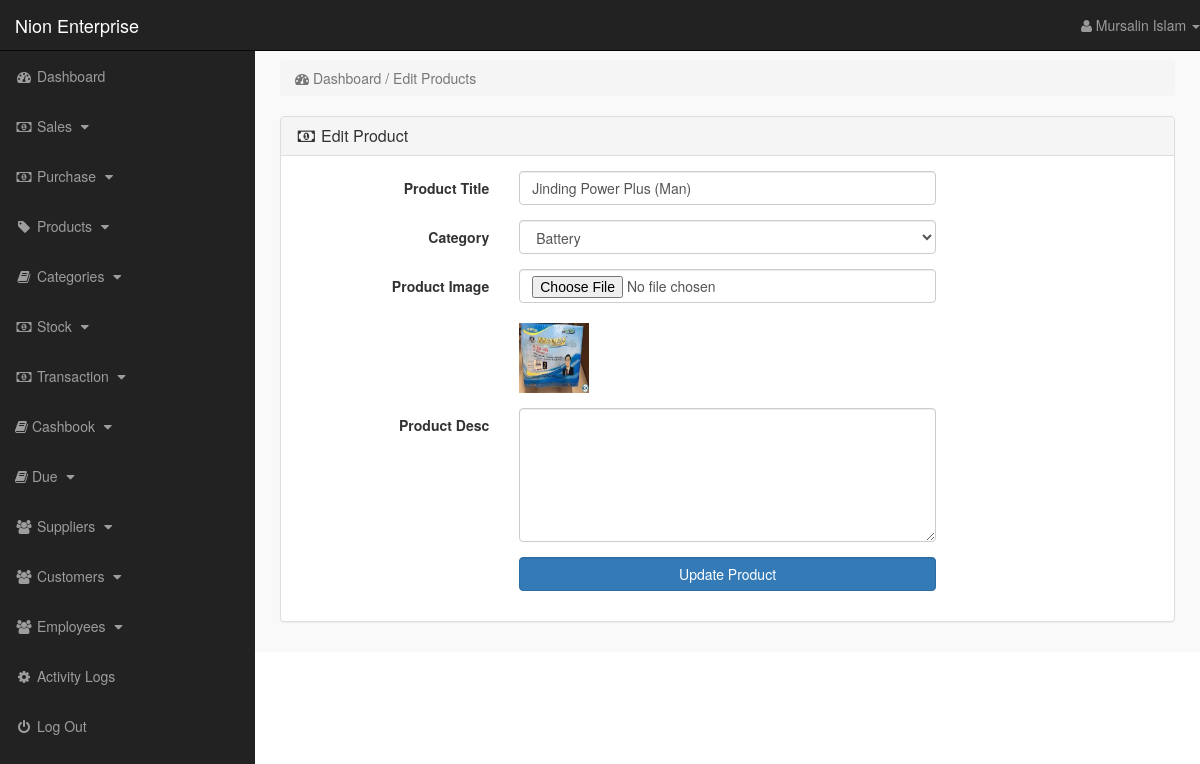
Page /index.php?edit_product=1 (signed in) on the committed database.
### tables this page shows
CREATE TABLE `products` (
  `product_id` int(11) NOT NULL,
  `product_name` text,
  `product_cat` text,
  `date` datetime NOT NULL DEFAULT CURRENT_TIMESTAMP,
  `product_details` text,
  `product_img` text
);

CREATE TABLE `categories` (
  `cat_id` int(10) NOT NULL,
  `cat_title` text,
  `cat_desc` text
);

### edit_product.php (the view, shortened to what this page needs)
<?php
    if(!isset($_SESSION['admin_email'])){
        echo "<script>window.open('login.php','_self')</script>";
    }else{
?>
<?php
    if(isset($_GET['edit_product'])){
        $edit_id = $_GET['edit_product'];
        $get_p = "select * from products where product_id='$edit_id'";
        $run_edit = mysqli_query($con,$get_p);
        $row_edit = mysqli_fetch_array($run_edit);
        $p_title = $row_edit['product_name'];
        $cat = $row_edit['product_cat'];
        $p_image1 = $row_edit['product_img'];
        $p_desc = $row_edit['product_details'];
    }
        $get_cat = "select * from categories where cat_id='$cat'";
        $run_cat = mysqli_query($con,$get_cat);
        $row_cat = mysqli_fetch_array($run_cat);
        $cat_title = $row_cat['cat_title'];
?>
<!DOCTYPE html>
<html lang="en">
<head>
</head>
<body>
<div class="row">
    <div class="col-lg-12">
        <ol class="breadcrumb">
            <li class="active">
                <i class="fa fa-dashboard"></i> Dashboard / Edit Products
            </li>
        </ol>
    </div>
</div>
<div class="row">
    <div class="col-lg-12">
        <div class="panel panel-default">
           <div class="panel-heading">
               <h3 class="panel-title">
                   <i class="fa fa-money fa-fw"></i> Edit Product
               </h3>
           </div>
           <div class="panel-body">
               <form method="post" class="form-horizontal" enctype="multipart/form-data">
                   <div class="form-group">
                      <label class="col-md-3 control-label"> Product Title </label>
                      <div class="col-md-6">
                          <input name="product_title" type="text" class="form-control"  value="<?php echo $p_title; ?>">
                      </div>
                   </div>
                   <div class="form-group">
                      <label class="col-md-3 control-label"> Category </label>
                      <div class="col-md-6">
                          <select name="cat" class="form-control">
                              <option value="<?php echo $cat; ?>"> <?php echo $cat_title; ?> </option>
                          </select>
                      </div>
                   </div>
                   <div class="form-group">
                      <label class="col-md-3 control-label"> Product Image </label>
                      <div class="col-md-6">
                          <input name="product_img1" type="file" class="form-control" value = "<?php echo $p_image1; ?>" >
                          <br>
                          <img width="70" height="70" src="product_images/<?php echo $p_image1; ?>" alt="<?php echo $p_image1; ?>">
                      </div>
                   </div>
                   <div class="form-group">
                      <label class="col-md-3 control-label"> Product Desc </label>
                      <div class="col-md-6">
                          <textarea name="product_desc" cols="19" rows="6" class="form-control">
                              <?php echo $p_desc; ?>
                          </textarea>
                      </div>
                   </div>
                   <div class="form-group">
                      <label class="col-md-3 control-label"></label>
                      <div class="col-md-6">
                          <input name="update" value="Update Product" type="submit" class="btn btn-primary form-control">
                      </div>
                   </div>
               </form>
           </div>
        </div>
    </div>
</div>
</body>
</html>
<?php } ?>

### includes/sidebar.php (shortened to what this page needs)
<?php
    if(!isset($_SESSION['admin_email'])){
        echo "<script>window.open('login.php','_self')</script>";
    }else{
?>
<!DOCTYPE html>
<html lang="en">
<head>
    <link rel="stylesheet" href="css/bootstrap-337.min.css">
    <link rel="stylesheet" href="font-awsome/css/font-awesome.min.css">
    <link rel="stylesheet" href="css/style.css">
</head>
<nav class="navbar navbar-inverse navbar-fixed-top">
    <div class="navbar-header">
        <a href="index.php?dashboard" class="navbar-brand">Nion Enterprise</a>
    </div>
    <ul class="nav navbar-right top-nav">
        <li class="dropdown">
            <a href="#" class="dropdown-toggle" data-toggle="dropdown">
                <i class="fa fa-user"></i> <?php echo $admin_name;  ?> <b class="caret"></b>
            </a>
        </li>
    </ul>
    <div class="collapse navbar-collapse navbar-ex1-collapse">
        <ul class="nav navbar-nav side-nav">
            <li>
                <a href="index.php?dashboard">
                        <i class="fa fa-fw fa-dashboard"></i> Dashboard
                </a>
            </li>
            <li>
                <a href="#" data-toggle="collapse" data-target="#sales">
                        <i class="fa fa-fw fa-money"></i> Sales
                        <i class="fa fa-fw fa-caret-down"></i>
                </a>
            </li>
            <li>
                <a href="#" data-toggle="collapse" data-target="#purchase">
                        <i class="fa fa-fw fa-money"></i> Purchase
                        <i class="fa fa-fw fa-caret-down"></i>
                </a>
            </li>
            <li>
                <a href="#" data-toggle="collapse" data-target="#products">
                        <i class="fa fa-fw fa-tag"></i> Products
                        <i class="fa fa-fw fa-caret-down"></i>
                </a>
            </li>
            <li>
                <a href="#" data-toggle="collapse" data-target="#cat">
                        <i class="fa fa-fw fa-book"></i> Categories
                        <i class="fa fa-fw fa-caret-down"></i>
                </a>
            </li>
            <li>
                <a href="#" data-toggle="collapse" data-target="#stock">
                    <i class="fa fa-fw fa-money"></i> Stock
                    <i class="fa fa-fw fa-caret-down"></i>
                </a>
            </li>
            <li>
                <a href="#" data-toggle="collapse" data-target="#transaction">
                        <i class="fa fa-fw fa-money"></i> Transaction
                        <i class="fa fa-fw fa-caret-down"></i>
                </a>
            </li>
            <li>
                <a href="#" data-toggle="collapse" data-target="#cashbook">
                        <i class="fa fa-book"></i> Cashbook
                        <i class="fa fa-fw fa-caret-down"></i>
                </a>
            </li>
            <li>
                <a href="#" data-toggle="collapse" data-target="#due">
                        <i class="fa fa-book"></i> Due
                        <i class="fa fa-fw fa-caret-down"></i>
                </a>
            </li>
            <li>
                <a href="#" data-toggle="collapse" data-target="#suppliers">
                        <i class="fa fa-fw fa-users"></i> Suppliers
                        <i class="fa fa-fw fa-caret-down"></i>
                </a>
            </li>
            <li>
                            <a href="#" data-toggle="collapse" data-target="#customers">
                        <i class="fa fa-fw fa-users"></i> Customers
                        <i class="fa fa-fw fa-caret-down"></i>
                </a>
            </li>
            <li>
                <a href="#" data-toggle="collapse" data-target="#users">
                        <i class="fa fa-fw fa-users"></i> Employees
                        <i class="fa fa-fw fa-caret-down"></i>
                </a>
            </li>
            <li>
                <a href="index.php?logs">
                    <i class="fa fa-cog fa-spin fa-fw"></i> Activity Logs
                </a>
            </li>
            <li>
                <a href="logout.php">
                    <i class="fa fa-fw fa-power-off"></i> Log Out
                </a>
            </li>
        </ul>
    </div>
</nav>
<?php } ?>

### css/style.css (style rules this page uses)
body { margin-top: 100px; }
@media (min-width: 768px) { body { margin-top: 50px; } }
.top-nav { 0 15px; }
.top-nav>li { float: left; display: inline-block; }
.top-nav>li>a { color: #999999; line-height: 20px; padding-top: 15px; padding-bottom: 15px; }
@media (min-width: 768px) { .side-nav { position: fixed; top: 51px; bottom: 0; width: 255px; overflow-y: auto; overflow-x: hidden; background-color: #222222; padding-bottom: 40px; border-radius: 0; } }
@media (min-width: 768px) { .side-nav>li>a { width: 255px; } }
.panel-body { border-radius: 5px; }

### rows in the picture
products: product_title "Jinding Power Plus (Man)", product_img (picture)
categories: cat "Battery"

### other values in the picture
$admin_name "Mursalin Islam"
